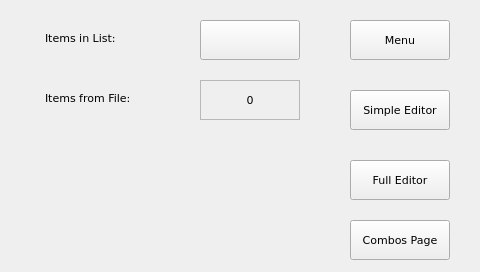
<?xml version="1.0" encoding="UTF-8"?>
<ui version="4.0">
<class>page100</class>
<widget class="QWidget" name="page100">
<property name="geometry">
<rect>
<x>0</x>
<y>0</y>
<width>480</width>
<height>272</height>
</rect>
</property>
<property name="minimumSize">
<size>
<width>480</width>
<height>272</height>
</size>
</property>
<property name="maximumSize">
<size>
<width>480</width>
<height>272</height>
</size>
</property>
<property name="windowTitle">
<string>page100</string>
</property>
<property name="styleSheet">
<string notr="true">QWidget#page100
{
}</string>
</property>
<widget class="QLabel" name="label">
<property name="geometry">
<rect>
<x>45</x>
<y>30</y>
<width>111</width>
<height>16</height>
</rect>
</property>
<property name="font">
<font>
<family>DejaVu Sans</family>
<pointsize>8</pointsize>
</font>
</property>
<property name="text">
<string>Items in List:</string>
</property>
</widget>
<widget class="ATCMlabel" name="atcmLabel">
<property name="geometry">
<rect>
<x>200</x>
<y>20</y>
<width>100</width>
<height>40</height>
</rect>
</property>
<property name="font">
<font>
<family>DejaVu Sans</family>
<pointsize>8</pointsize>
</font>
</property>
<property name="toolTip">
<string>requiredItems</string>
</property>
<property name="whatsThis">
<string>ATCMlabel widget</string>
</property>
<property name="variable">
<string>requiredItems</string>
</property>
<property name="refresh">
<number>200</number>
</property>
<property name="max">
<string notr="true">100</string>
</property>
<property name="min">
<string notr="true">0</string>
</property>
<property name="viewStatus">
<bool>false</bool>
</property>
<property name="visibilityVar">
<string/>
</property>
<property name="borderWidth">
<number>1</number>
</property>
<property name="borderRadius">
<number>0</number>
</property>
</widget>
<widget class="ATCMbutton" name="atcmButton">
<property name="geometry">
<rect>
<x>350</x>
<y>20</y>
<width>100</width>
<height>40</height>
</rect>
</property>
<property name="font">
<font>
<family>DejaVu Sans</family>
<pointsize>8</pointsize>
</font>
</property>
<property name="toolTip">
<string/>
</property>
<property name="whatsThis">
<string>ATCMbutton widget</string>
</property>
<property name="pageName">
<string notr="true">menu</string>
</property>
<property name="statusvar">
<string notr="true"/>
</property>
<property name="viewStatus">
<bool>false</bool>
</property>
<property name="visibilityVar">
<string notr="true"/>
</property>
<property name="text">
<string>Menu</string>
</property>
<property name="pressText">
<string>Menu</string>
</property>
<property name="borderWidth">
<number>0</number>
</property>
<property name="borderRadius">
<number>0</number>
</property>
<property name="apparence">
<enum>QFrame::Raised</enum>
</property>
</widget>
<widget class="ATCMbutton" name="atcmButton_2">
<property name="geometry">
<rect>
<x>350</x>
<y>160</y>
<width>100</width>
<height>40</height>
</rect>
</property>
<property name="font">
<font>
<family>DejaVu Sans</family>
<pointsize>8</pointsize>
</font>
</property>
<property name="toolTip">
<string/>
</property>
<property name="whatsThis">
<string>ATCMbutton widget</string>
</property>
<property name="pageName">
<string notr="true">page300</string>
</property>
<property name="statusvar">
<string notr="true"/>
</property>
<property name="viewStatus">
<bool>false</bool>
</property>
<property name="visibilityVar">
<string notr="true"/>
</property>
<property name="text">
<string>Full Editor</string>
</property>
<property name="pressText">
<string>Full Editor</string>
</property>
<property name="borderWidth">
<number>0</number>
</property>
<property name="borderRadius">
<number>0</number>
</property>
<property name="apparence">
<enum>QFrame::Raised</enum>
</property>
</widget>
<widget class="ATCMbutton" name="atcmButton_3">
<property name="geometry">
<rect>
<x>350</x>
<y>220</y>
<width>100</width>
<height>40</height>
</rect>
</property>
<property name="font">
<font>
<family>DejaVu Sans</family>
<pointsize>8</pointsize>
</font>
</property>
<property name="toolTip">
<string/>
</property>
<property name="whatsThis">
<string>ATCMbutton widget</string>
</property>
<property name="pageName">
<string notr="true">page200</string>
</property>
<property name="statusvar">
<string notr="true"/>
</property>
<property name="viewStatus">
<bool>false</bool>
</property>
<property name="visibilityVar">
<string notr="true"/>
</property>
<property name="text">
<string>Combos Page</string>
</property>
<property name="pressText">
<string>Combos Page</string>
</property>
<property name="borderWidth">
<number>0</number>
</property>
<property name="borderRadius">
<number>0</number>
</property>
<property name="apparence">
<enum>QFrame::Raised</enum>
</property>
</widget>
<widget class="QLabel" name="label_2">
<property name="geometry">
<rect>
<x>45</x>
<y>90</y>
<width>111</width>
<height>16</height>
</rect>
</property>
<property name="font">
<font>
<family>DejaVu Sans</family>
<pointsize>8</pointsize>
</font>
</property>
<property name="text">
<string>Items from File:</string>
</property>
</widget>
<widget class="QLabel" name="labelItems">
<property name="geometry">
<rect>
<x>200</x>
<y>80</y>
<width>100</width>
<height>40</height>
</rect>
</property>
<property name="font">
<font>
<family>DejaVu Sans</family>
<pointsize>8</pointsize>
</font>
</property>
<property name="frameShape">
<enum>QFrame::StyledPanel</enum>
</property>
<property name="text">
<string>0</string>
</property>
<property name="alignment">
<set>Qt::AlignCenter</set>
</property>
<property name="margin">
<number>1</number>
</property>
</widget>
<widget class="ATCMbutton" name="atcmButton_4">
<property name="geometry">
<rect>
<x>350</x>
<y>90</y>
<width>100</width>
<height>40</height>
</rect>
</property>
<property name="font">
<font>
<family>DejaVu Sans</family>
<pointsize>8</pointsize>
</font>
</property>
<property name="toolTip">
<string>page: page400  status: </string>
</property>
<property name="whatsThis">
<string>ATCMbutton widget</string>
</property>
<property name="pageName">
<string notr="true">page400</string>
</property>
<property name="statusvar">
<string notr="true"/>
</property>
<property name="viewStatus">
<bool>false</bool>
</property>
<property name="visibilityVar">
<string notr="true"/>
</property>
<property name="text">
<string>Simple Editor</string>
</property>
<property name="pressText">
<string>Simple Editor</string>
</property>
<property name="borderWidth">
<number>0</number>
</property>
<property name="borderRadius">
<number>0</number>
</property>
<property name="apparence">
<enum>QFrame::Raised</enum>
</property>
</widget>
</widget>
<customwidgets>
<customwidget>
<class>ATCMbutton</class>
<extends>QPushButton</extends>
<header>atcmplugin.h</header>
</customwidget>
<customwidget>
<class>ATCMlabel</class>
<extends>QPushButton</extends>
<header>atcmplugin.h</header>
</customwidget>
</customwidgets>
<resources/>
<connections>
<connection>
<sender>atcmButton</sender>
<signal>newPage(const char*,bool)</signal>
<receiver>page100</receiver>
<slot>goto_page(const char*,bool)</slot>
<hints>
<hint type="sourcelabel">
<x>20</x>
<y>20</y>
</hint>
<hint type="destinationlabel">
<x>20</x>
<y>20</y>
</hint>
</hints>
</connection>
<connection>
<sender>atcmButton_2</sender>
<signal>newPage(const char*,bool)</signal>
<receiver>page100</receiver>
<slot>goto_page(const char*,bool)</slot>
<hints>
<hint type="sourcelabel">
<x>20</x>
<y>20</y>
</hint>
<hint type="destinationlabel">
<x>20</x>
<y>20</y>
</hint>
</hints>
</connection>
<connection>
<sender>atcmButton_3</sender>
<signal>newPage(const char*,bool)</signal>
<receiver>page100</receiver>
<slot>goto_page(const char*,bool)</slot>
<hints>
<hint type="sourcelabel">
<x>20</x>
<y>20</y>
</hint>
<hint type="destinationlabel">
<x>20</x>
<y>20</y>
</hint>
</hints>
</connection>
  <connection>
   <sender>atcmButton_4</sender>
   <signal>newPage(const char*,bool)</signal>
   <receiver>page100</receiver>
   <slot>goto_page(const char*,bool)</slot>
  </connection>
 </connections>
<slots>
<slot>goto_page(const char*,bool)</slot>
</slots>
</ui>
